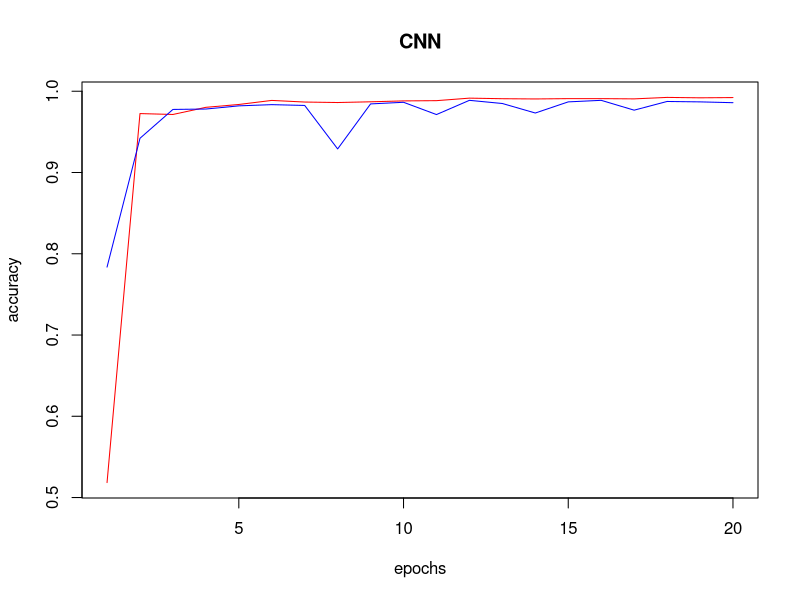
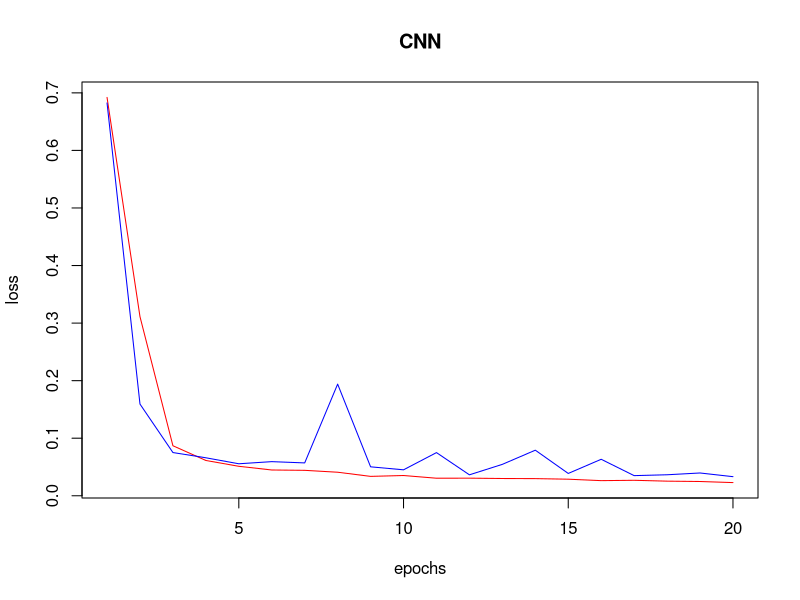
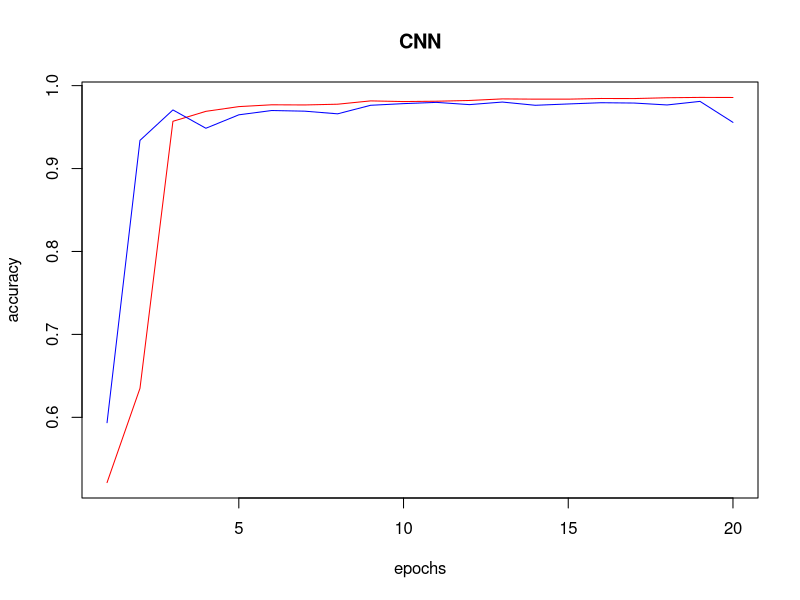
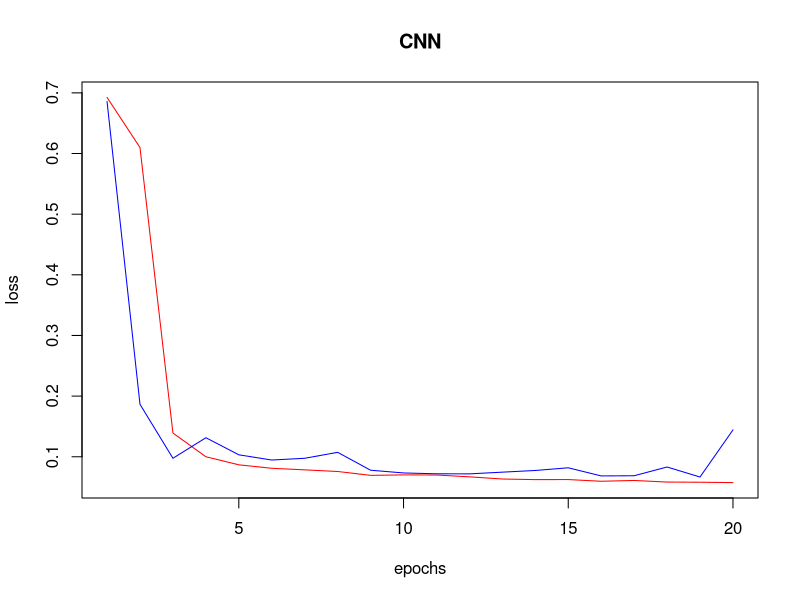

Here is the R script that generated these plots, in order:
x = c(1:20)
accuracy_train = c(0.5184,0.9725,0.9714,0.9802,0.9837,0.9887,0.9867,0.9861,0.9870,
                   0.9881,0.9884,0.9915,0.9908,0.9905,0.9909,0.9909,0.9906,0.9924,
                   0.9919,0.9922)
accuracy_validation = c(0.7836,0.9421,0.9776,0.9781,0.9820,0.9835,0.9825,0.9290,0.9844,
                        0.9864,0.9713,0.9888,0.9849,0.9732,0.9869,0.9888,0.9767,0.9874,0.9869
                        ,0.9859)
plot(x,accuracy_train,main = 'CNN',xlab = 'epochs',ylab = 'accuracy',type = 'l',col = 'red')
lines(x,accuracy_validation,type = 'l',col = 'blue')

loss_train = c(0.6921,0.3112,0.0869,0.0613,0.0512,0.0448,0.0442,0.0409,0.0337,0.0352,
               0.0305,0.0306,0.03,0.0298,0.0288,0.0263,0.0269,0.0254,0.0248,0.0229)
loss_test = c(0.6825,0.1593,0.0751,0.0660,0.0556,0.0593,0.0571,0.1940,0.0503,0.0451,
              0.0750,0.0364,0.0546,0.0792,0.0388,0.0634,0.0350,0.0365,0.0396,0.0332)
plot(x,loss_train, main = 'CNN',xlab = 'epochs',ylab = 'loss',type = 'l',col = 'red')
lines(x,loss_test,type = 'l',col = 'blue')

accuracy_train_imperf = c( 0.5213 ,0.6350,0.9570,0.9690,0.9747,0.9769,0.9767,0.9776,0.9816 
                    ,0.9808,0.9812,0.9821,0.9840,0.9837,0.9837,0.9845,0.9844 , 0.9854
                    ,0.9858,0.9857)
accuracy_validation_imperf = c(0.5935, 0.9340,0.9707,0.9486,0.9648,0.970,0.9692,
                               0.9660,0.9763,0.9783,0.9798,0.9771,0.9802,0.9763,
                               0.9779,0.9794,0.9790,0.9767,0.9810,0.9557)
plot(x,accuracy_train_imperf,main = 'CNN',xlab = 'epochs',ylab = 'accuracy',type = 'l',col = 'red')
lines(x,accuracy_validation_imperf,type = 'l',col = 'blue')

loss_train_imperf = c(0.6925, 0.6099,0.1391,0.1000,0.0867,0.0810, 0.0784,0.0757
                      ,0.0693, 0.0701 ,0.0699 ,0.0669,0.0633,0.0623,0.0624,0.0596
                      , 0.0609,0.0583 ,0.0580,0.0574) 

loss_test_imperf = c(0.6857, 0.1865,0.0975,0.1314,0.1032,0.0946,0.0975,0.1073 
                     ,0.0778,0.0733, 0.0719,0.0718,0.0746,0.0774,0.0818,0.0684 
                     ,0.0687 ,0.0831,0.0666 ,0.1443)

plot(x,loss_train_imperf, main = 'CNN',xlab = 'epochs',ylab = 'loss',type = 'l',col = 'red')
lines(x,loss_test_imperf,type = 'l',col = 'blue')
